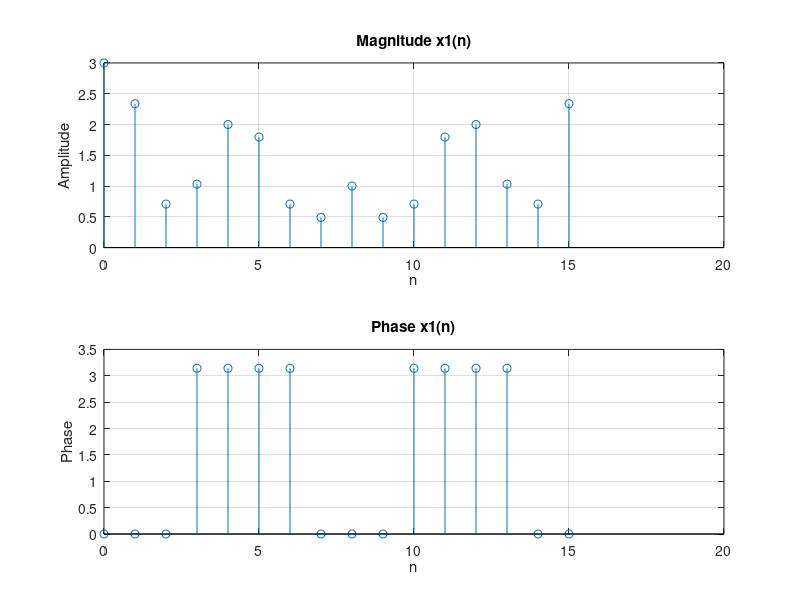
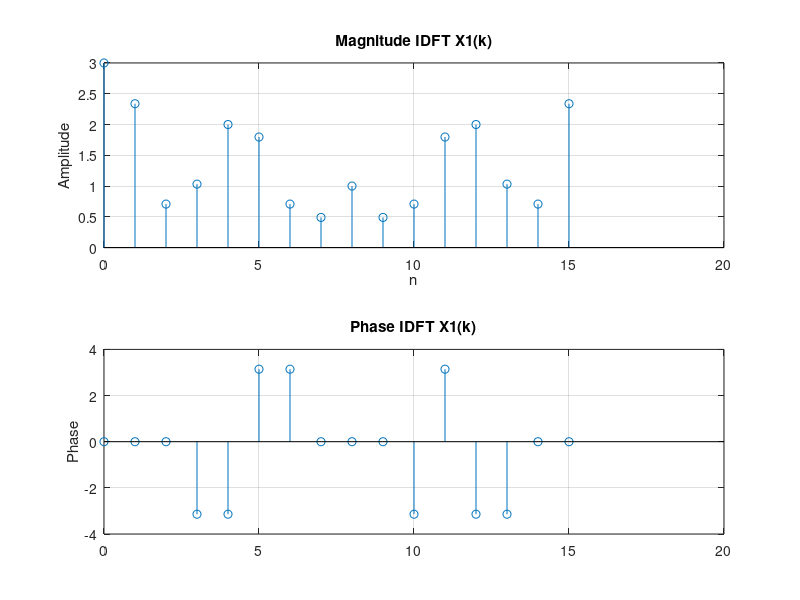
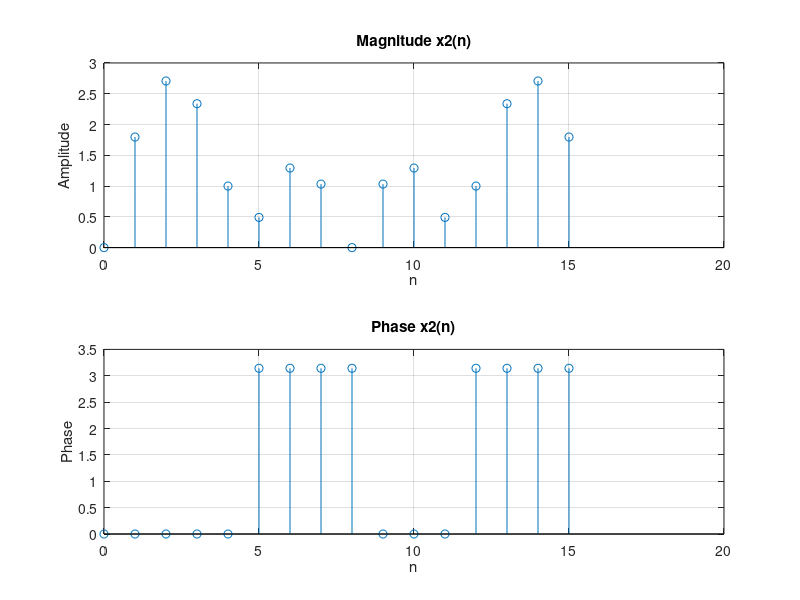
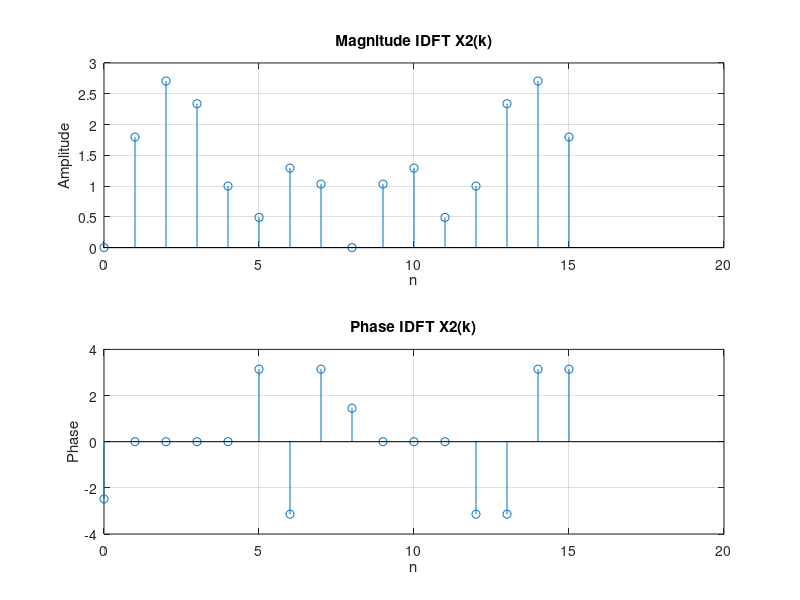

The MATLAB script that drew these images, in order:
clear variables;
close all;
clc;
% Task 1- To compute 16 point DFT and IDFT(magnitude and phase)
N=16; %number of points
n=0:N-1;
    x1=cos(2*pi.*n./16)+2*cos(4*pi.*n./16); % signal x1(n)
    x2=sin(2*pi.*n./16)+2*sin(4*pi.*n./16); % signal x2(n)
%DFT of x1(n) and x2(n)
for k=0:N-1
    X1(k+1)=sum(x1(n+1).*exp(-1i*(2*pi./N)*k.*n)); % DFT signal X1(k)
    X2(k+1)=sum(x2(n+1).*exp(-1i*(2*pi./N)*k.*n)); % DFT signal X2(k)
end
%IDFT of X1(k) and X2(k)
for k=0:N-1
    x1_IDFT(k+1)=(1/N)*sum(X1(n+1).*exp(1i*(2*pi./N)*k.*n));% IDFT signal x1(n) 
    x2_IDFT(k+1)=(1/N)*sum(X2(n+1).*exp(1i*(2*pi./N)*k.*n));% IDFT signal x2(n)
end
% To compare the original signal x1(n) and the resultant IDFT signal
figure;%1
subplot(211);
stem(n,abs(x1));
title('Magnitude x1(n)');
xlabel('n');
ylabel('Amplitude');
grid on;
subplot(212);
stem(n,angle(x1));
grid on;
title('Phase x1(n)');
xlabel('n');
ylabel('Phase');

%%%%%%%%%%%%%%%%%%%%%%%%%%%%%%%%%%%%%%%%%%%%%%
figure;%2
subplot(211);
stem(n,abs(x1_IDFT));
grid on;
title('Magnitude IDFT X1(k)')
xlabel('n');
ylabel('Amplitude');

subplot(212);
stem(n,angle(x1_IDFT));
grid on;
title('Phase IDFT X1(k)');
ylabel('Phase');
%%%%%%%%%%%%%%%%%%%%%%%%%%%%%%%%%%%%%%
% To compare the original signal x2(n) and the resultant IDFT signal
figure;%3
subplot(211);
stem(n,abs(x2));
grid on;
title('Magnitude x2(n)');
xlabel('n');
ylabel('Amplitude');
subplot(212);
stem(n,angle(x2));
grid on;
title('Phase x2(n)');
xlabel('n');
ylabel('Phase');



%%%%%%%%%%%%%%%%%%%%%%%%%%%%%%%%%%%%%%%%%%%%%%%
figure;%4
subplot(211);
stem(n,abs(x2_IDFT));
grid on;
title('Magnitude IDFT X2(k)');
xlabel('n');
ylabel('Amplitude');

subplot(212);
stem(n,angle(x2_IDFT));
grid on;
title('Phase IDFT X2(k)');
xlabel('n');
ylabel('Phase');

%%%%%%%%%%%%%%%%%%%%%%%%%%%%%%%%%%%%%%%%%%%%%%%%%%
% Plot for DFT of x1(n)
figure;%5
subplot(211);
stem(n,abs(X1));
grid on;
title('Magnitude DFT x1(n)');
xlabel('k');
ylabel('Amplitude');
subplot(212);
stem(n,angle(X1));
grid on;
title('Phase DFT x1(n)');
xlabel('k');
ylabel('Phase');
%Plot for DFT of x2(n)
%%%%%%%%%%%%%%%%%%%%%%%%%%%%%%%%%%%%%%%%%%%%%%%%%%%%%%%%%%%%%
figure;%6
subplot(211);
stem(n,abs(X2));
grid on;
title('Magnitude DFT x2(n)');
xlabel('k');
ylabel('Amplitude');
subplot(212);
stem(n,angle(X2));
grid on;
title('Phase DFT x2(n)');
xlabel('k');
ylabel('Phase');
%%%%%%%%%%%%%%%%%%%%%%%%%%%%%%%%%%%%%%%%%%%%%%%%%%%%%%